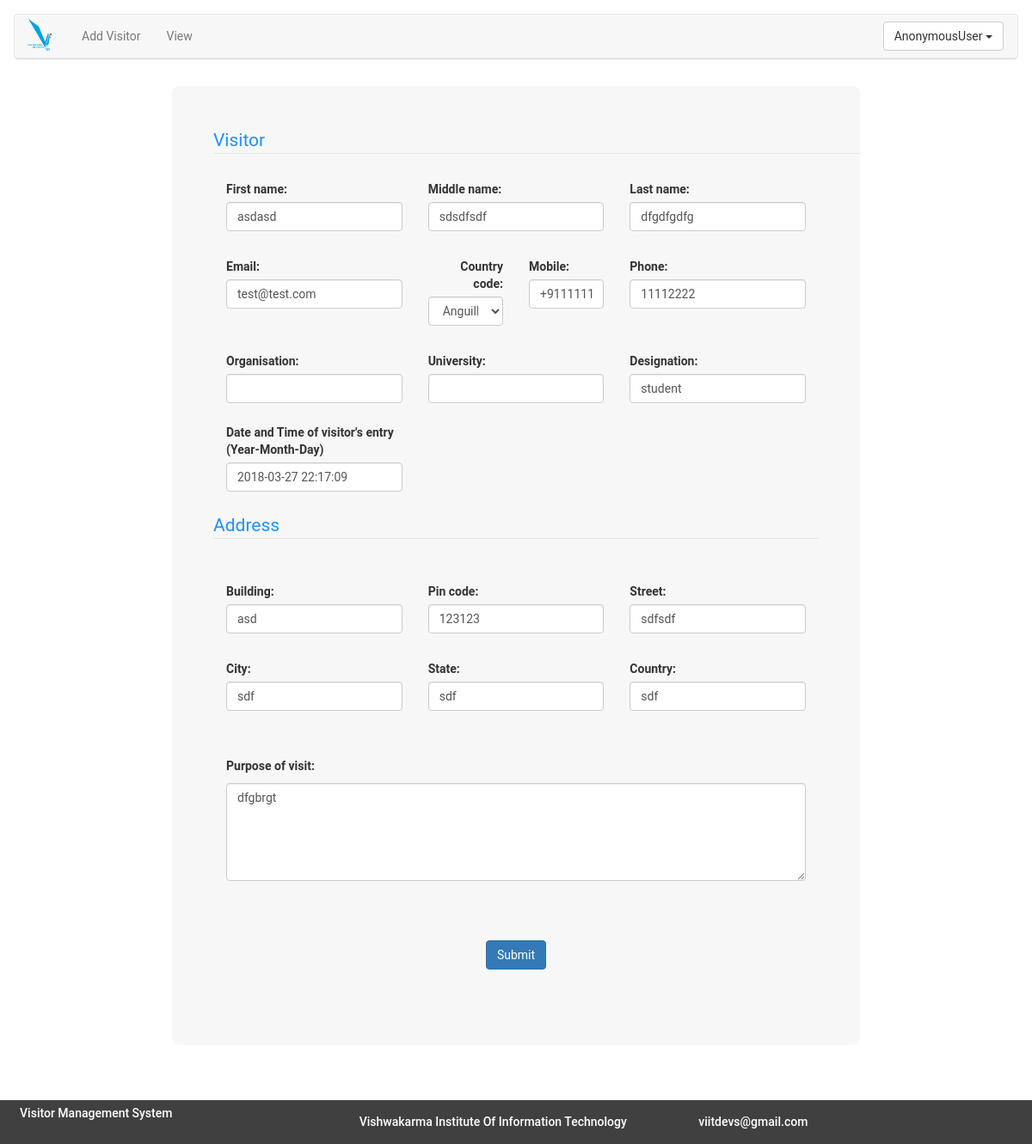
The app's page /home/3/visitor_edit/, older data.
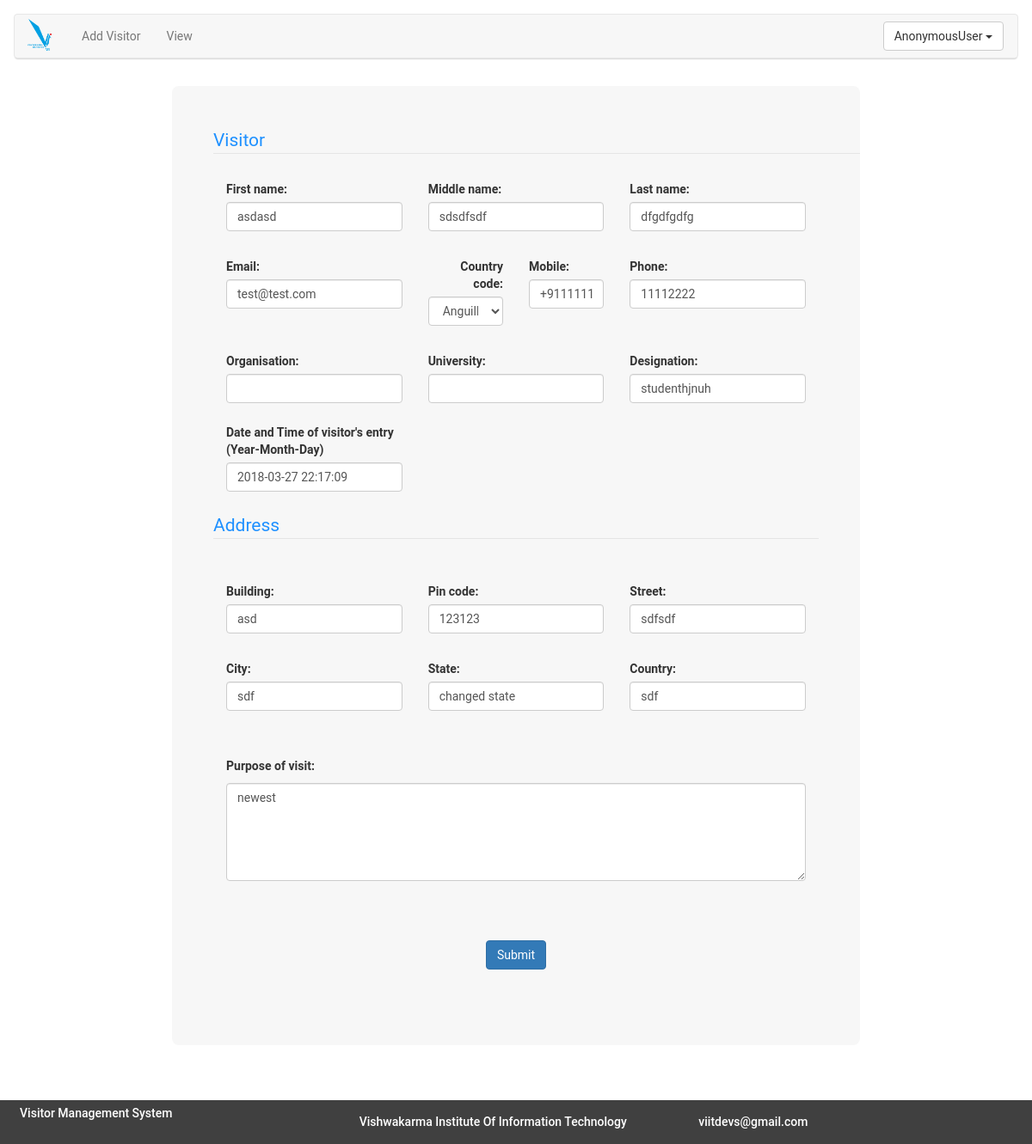
The same page, newer data.
### Manage/models.py (models this page shows, shortened)
class Visitor(models.Model):
    first_name = models.CharField(max_length=70)
    middle_name = models.CharField(max_length=70, blank=True, null=True)
    last_name = models.CharField(max_length=70)
    email = models.EmailField()
    mobile = models.CharField(max_length=15,blank=True,null=True)
    phone = models.CharField(max_length=15,blank=True,null=True)
    organisation = models.CharField(max_length=250, blank=True, null=True)
    university = models.CharField(max_length=250, blank=True, null=True)
    designation = models.CharField(max_length=100)
    purpose_of_visit = models.CharField(max_length=500, null=True, blank=True)
    date_time_of_entry = models.DateTimeField(default=timezone.now)

class Address(models.Model):
    visitor = models.ForeignKey(Visitor, on_delete=models.CASCADE)
    building = models.CharField(max_length=50, blank=True, null=True)
    pin_code = models.PositiveIntegerField()
    street = models.CharField(max_length=150)
    city = models.CharField(max_length=50)
    state = models.CharField(max_length=50)
    country = models.CharField(max_length=100)

### Manage/views.py (the view)
# urls.py: url(r'^(?P<pk>\d+)/visitor_edit/',views.visitor_edit,name='visitor_edit'),
def visitor_edit(request,pk):
    visitor = get_object_or_404(Visitor, pk=pk)
    address = get_object_or_404(Address,visitor=visitor)
    if request.method == "POST":
        form = VisitorForm(request.POST, instance=visitor)
        address_form = AddressForm(request.POST,instance=address)
        if form.is_valid() and address_form.is_valid():
            post = form.save(commit=False)
            address_updated = address_form.save(commit=False)
            address_updated.save()
            post.save()
            return render(request,'view_profile.html',{'success' : 'User Edited Successfully'})
    else:
        form = VisitorForm(instance=visitor)
        address_form = AddressForm(instance=address)
        return render(request, 'add_visitor.html', {'form': form,'address_form' : address_form})

### Manage/forms.py
class AddressForm(ModelForm):
    def __init__(self, *args, **kwargs):
        super(AddressForm, self).__init__(*args, **kwargs)
        for field in self.fields:
            self.fields[field].widget.attrs.update({'class': 'form-control'})
        self.fields['pin_code'].widget.attrs.update(
            {'id': 'pin_code_field', 'pattern': '^[a-zA-Z]*$', 'onkeypress': 'return isNumber(event)'})
    class Meta:
        model = Address
        fields = '__all__'
        exclude = ['visitor']

### Manage/templates/add_visitor.html (shortened to what the changed rows need)
{% extends 'base.html' %}
{% load static %}
{% block content %}
    <div class="container-fluid"
         style="margin-top:24px;padding-top: 8px;padding-bottom: 64px;">
        <div class="row">
            <div class="col-md-8 col-md-offset-2 central-view">
                <form action="#" method="post" class="form-horizontal">
                    <div class="row" style="margin: 24px">
                        <div class="form-element col-md-4">
                            <div class="">{{ form.first_name }}</div>
                        </div>
                        <div class="form-element col-md-4">
                            <div class="">{{ form.middle_name }}</div>
                        </div>
                        <div class="form-element col-md-4">
                            <div class="">{{ form.last_name }}</div>
                        </div>
                    </div>
                    <div class="row" style="margin: 24px">
                        <div class="form-element col-md-4">
                            <div class="">{{ form.email }}</div>
                        </div>
                        <div class="form-element col-md-2">
                            <label class="control-label">{{ form.mobile.label_tag }}</label>
                            {{ form.mobile }}
                        </div>
                        <div class="form-element col-md-4">
                            <label class="control-label">{{ form.phone.label_tag }}</label>
                            {{ form.phone }}
                        </div>
                    </div>
                    <div class="row" style="margin: 24px">
                        <div class="form-element col-md-4">
                            <label class="control-label">{{ form.organisation.label_tag }}</label>
                            {{ form.organisation }}
                        </div>
                        <div class="form-element col-md-4">
                            <label class="control-label">{{ form.university.label_tag }}</label>
                            {{ form.university }}
                        </div>
                        <div class="form-element col-md-4">
                            <label class="control-label">{{ form.designation.label_tag }}</label>
                            {{ form.designation }}
                        </div>
                    </div>
                    <div class="row" style="margin: 24px">
                        <div class="form-element col-md-4">
                            <label>Date and Time of visitor's entry (Year-Month-Day)</label>
                                {{ form.date_time_of_entry }}
                        </div>
                    </div>
                    <div class="row" style="margin: 24px">
                        <div class="form-element col-md-4">
                            <label class="control-label">{{ address_form.building.label_tag }}</label>
                            {{ address_form.building }}
                        </div>
                        <div class="form-element col-md-4">
                            <label class="control-label">{{ address_form.pin_code.label_tag }}</label>
                            {{ address_form.pin_code }}
                        </div>
                        <div class="form-element col-md-4">
                            <div class="">{{ address_form.street }}</div>
                        </div>
                    </div>
                    <div class="row" style="margin: 24px">
                        <div class="form-element col-md-4">
                            <div class="">{{ address_form.city }}</div>
                        </div>
                        <div class="form-element col-md-4">
                            <div class="">{{ address_form.state }}</div>
                        </div>
                        <div class="col-md-4">
                            <label class="control-label">{{ address_form.country.label_tag }}</label>
                            {{ address_form.country }}
                        </div>
                    </div>
                    <div class="row" style="margin: 54px">
                        <div class="form-group">
                            <label for="comment">{{ form.purpose_of_visit.label_tag }}</label>
                            {{ form.purpose_of_visit }}
                        </div>
                    </div>
                </form>
            </div>
        </div>
    </div>
{% endblock content %}

Row changes from the older to the newer data that the page shows:
changed Visitor "asdasd": designation "student" → "studenthjnuh"; purpose_of_visit "dfgbrgt" → "newest"
changed Address "asd": state "sdf" → "changed state"
